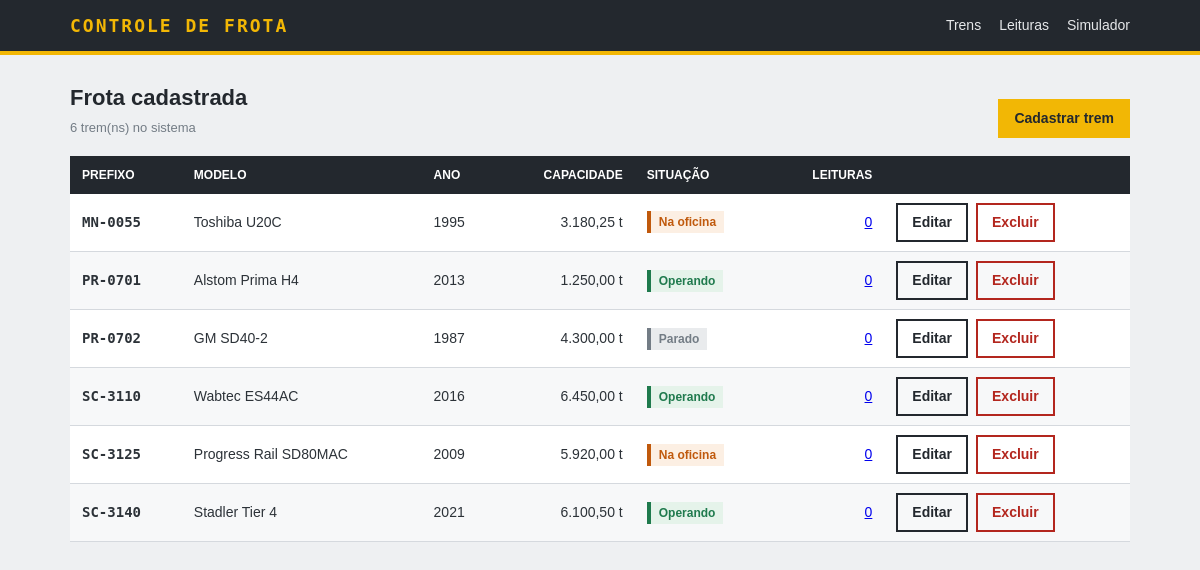
The page / on the database its author committed.
### tables this page shows
CREATE TABLE trens (
    id INT NOT NULL AUTO_INCREMENT PRIMARY KEY,
    prefixo VARCHAR(20) NOT NULL UNIQUE,
    modelo VARCHAR(80) NOT NULL,
    ano_fabricacao SMALLINT NOT NULL,
    capacidade_t DECIMAL(8, 2) NOT NULL,
    situacao ENUM('operando', 'oficina', 'parado') NOT NULL DEFAULT 'operando'
);

### funcoes.php (called while the page is built, shortened)
<?php
function e($valor)
{
    return htmlspecialchars((string) $valor, ENT_QUOTES, 'UTF-8');
}
function numero($valor, $casas = 2)
{
    return number_format((float) $valor, $casas, ',', '.');
}

### index.php (the view, shortened to what this page needs)
<?php
require 'funcoes.php';
$trens = $pdo->query(
    'SELECT t.*, (SELECT COUNT(*) FROM leituras l WHERE l.trem_id = t.id) AS total_leituras
     FROM trens t
     ORDER BY t.prefixo'
)->fetchAll();
require 'topo.php';
?>
<div class="cabecalho">
    <div>
        <h1>Frota cadastrada</h1>
        <p class="legenda"><?= count($trens) ?> trem(ns) no sistema</p>
    </div>
    <a class="botao botao-forte" href="trem.php">Cadastrar trem</a>
</div>
<?php if (!$trens): ?>
    <p class="sem-dados">Nenhum trem cadastrado. <a href="trem.php">Cadastre o primeiro.</a></p>
<?php else: ?>
    <div class="rolagem">
        <table class="grade-dados">
            <thead>
                <tr>
                    <th>Prefixo</th>
                    <th>Modelo</th>
                    <th>Ano</th>
                    <th class="direita">Capacidade</th>
                    <th>Situação</th>
                    <th class="direita">Leituras</th>
                    <th></th>
                </tr>
            </thead>
            <tbody>
                <?php foreach ($trens as $trem): ?>
                    <tr>
                        <td class="prefixo"><?= e($trem['prefixo']) ?></td>
                        <td><?= e($trem['modelo']) ?></td>
                        <td><?= (int) $trem['ano_fabricacao'] ?></td>
                        <td class="direita"><?= numero($trem['capacidade_t']) ?> t</td>
                        <td><span class="status status-<?= e($trem['situacao']) ?>"><?= e(SITUACOES[$trem['situacao']]) ?></span></td>
                        <td class="direita">
                            <a href="leituras.php?trem=<?= (int) $trem['id'] ?>"><?= (int) $trem['total_leituras'] ?></a>
                        </td>
                        <td class="botoes">
                            <a class="botao botao-contorno" href="trem.php?id=<?= (int) $trem['id'] ?>">Editar</a>
                            <form method="post" onsubmit="return confirm(<?= e(json_encode('Remover o trem ' . $trem['prefixo'] . ' e todas as leituras dele?', JSON_UNESCAPED_UNICODE)) ?>);">
                                <button class="botao botao-alerta" type="submit">Excluir</button>
                            </form>
                        </td>
                    </tr>
                <?php endforeach; ?>
            </tbody>
        </table>
    </div>
<?php endif; ?>
<?php require 'rodape.php'; ?>

### topo.php (shortened to what this page needs)
<!DOCTYPE html>
<html lang="pt-BR">
<head>
    <link rel="stylesheet" href="estilo.css">
</head>
<body>
    <header class="topo">
        <div class="topo-interno">
            <a class="marca" href="index.php">Controle de Frota</a>
            <nav class="navegacao">
                <a href="index.php">Trens</a>
                <a href="leituras.php">Leituras</a>
                <a href="simulador.php">Simulador</a>
            </nav>
        </div>
    </header>
    <main class="pagina">

### rodape.php
    </main>
</body>
</html>

### estilo.css (style rules this page uses)
:root { --fundo: #eef0f2; --cartao: #ffffff; --grafite: #23282e; --texto: #2c3238; --apagado: #737c85; --linha: #d5d9de; --amarelo: #f2b705; --verde: #1f7a4d; --laranja: #c0590c; --vermelho: #b3261e; --mono: "Consolas", "DejaVu Sans Mono", monospace; }
* { box-sizing: border-box; }
body { margin: 0; background: var(--fundo); color: var(--texto); font-family: Verdana, Tahoma, sans-serif; font-size: 14px; line-height: 1.5; }
.topo { background: var(--grafite); border-bottom: 4px solid var(--amarelo); }
.topo-interno { max-width: 1100px; margin: 0 auto; padding: 12px 20px; display: flex; align-items: center; justify-content: space-between; flex-wrap: wrap; gap: 10px; }
.marca { color: var(--amarelo); font-family: var(--mono); font-size: 18px; font-weight: bold; text-decoration: none; text-transform: uppercase; letter-spacing: 2px; }
.navegacao { display: flex; gap: 18px; }
.navegacao a { color: #e6e8ea; text-decoration: none; }
.pagina { max-width: 1100px; margin: 0 auto; padding: 26px 20px 60px; }
.cabecalho { display: flex; justify-content: space-between; align-items: flex-end; flex-wrap: wrap; gap: 12px; margin-bottom: 18px; }
h1 { margin: 0; font-size: 22px; color: var(--grafite); }
.legenda { margin: 4px 0 0; color: var(--apagado); font-size: 13px; }
.botao { display: inline-block; padding: 7px 14px; border: 2px solid transparent; font: inherit; font-weight: bold; text-decoration: none; cursor: pointer; }
.botao-forte { background: var(--amarelo); color: var(--grafite); }
.botao-contorno { background: transparent; border-color: var(--grafite); color: var(--grafite); }
.botao-alerta { background: transparent; border-color: var(--vermelho); color: var(--vermelho); }
.botoes { display: flex; gap: 8px; flex-wrap: wrap; align-items: center; }
form { margin: 0; }
.rolagem { overflow-x: auto; }
.grade-dados { width: 100%; border-collapse: collapse; background: var(--cartao); box-shadow: 0 1px 3px rgba(35, 40, 46, 0.12); }
.grade-dados th { padding: 10px 12px; background: var(--grafite); color: #fff; text-align: left; font-size: 12px; text-transform: uppercase; white-space: nowrap; }
.grade-dados td { padding: 9px 12px; border-bottom: 1px solid var(--linha); white-space: nowrap; }
.grade-dados tbody tr:nth-child(even) { background: #f7f8f9; }
.direita { text-align: right; }
.grade-dados th.direita { text-align: right; }
.prefixo { font-family: var(--mono); font-weight: bold; }
.status { display: inline-block; padding: 2px 8px; border-left: 4px solid; font-size: 12px; font-weight: bold; }
.status-operando { background: #e5f3ea; color: var(--verde); }
.status-oficina { background: #fcefe3; color: var(--laranja); }
.status-parado { background: #e9ebed; color: var(--apagado); }

### rows shown on the page
trens: prefixo "MN-0055", modelo "Toshiba U20C", ano_fabricacao "1995", capacidade_t "3.180,25", situacao "Na oficina", total_leituras "0"
trens: prefixo "PR-0701", modelo "Alstom Prima H4", ano_fabricacao "2013", capacidade_t "1.250,00", situacao "Operando", total_leituras "0"
trens: prefixo "PR-0702", modelo "GM SD40-2", ano_fabricacao "1987", capacidade_t "4.300,00", situacao "Parado", total_leituras "0"
trens: prefixo "SC-3110", modelo "Wabtec ES44AC", ano_fabricacao "2016", capacidade_t "6.450,00", situacao "Operando", total_leituras "0"
trens: prefixo "SC-3125", modelo "Progress Rail SD80MAC", ano_fabricacao "2009", capacidade_t "5.920,00", situacao "Na oficina", total_leituras "0"
trens: prefixo "SC-3140", modelo "Stadler Tier 4", ano_fabricacao "2021", capacidade_t "6.100,50", situacao "Operando", total_leituras "0"

### other values the page prints
count($trens) "6"
